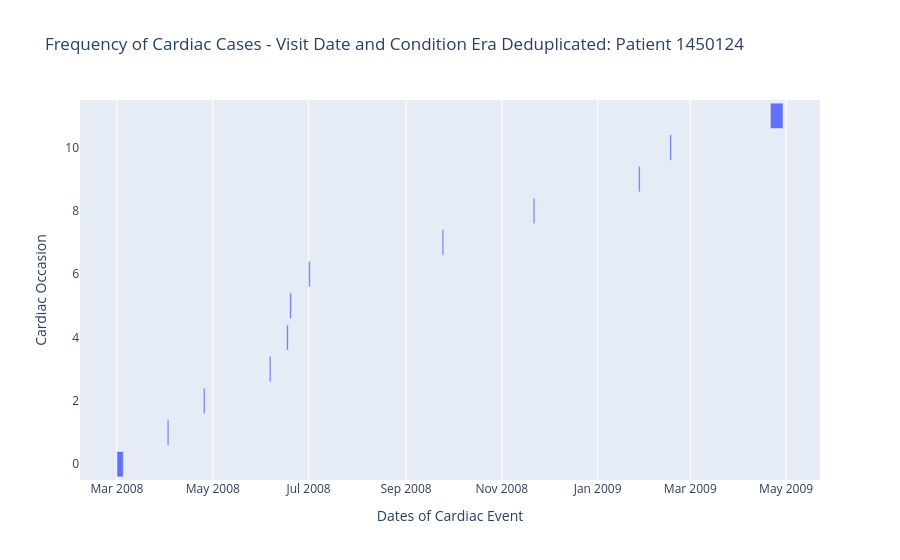

The cell this chart's notebook holds for it:
### Code cell
start = pd.to_datetime(most_cases['condition_start_date'])
## add one day, just so it shows up on the plot
end = pd.to_datetime(most_cases['condition_end_date'].apply(lambda x: x + datetime.timedelta(days=1)))

most_cases['start'] = start
most_cases['end'] = end

# px.timeline(most_cases, y = 'index', x_start='start', x_end = 'end', 
#             title="Frequency of Cardiac Cases - Visit Date and Condition Era Deduplicated: Patient 1450124")

fig = px.timeline(most_cases,
                  x_start="start", 
                  x_end="end", 
                  y="index", 
                 title="Frequency of Cardiac Cases - Visit Date and Condition Era Deduplicated: Patient 1450124")
                
fig.update_layout(yaxis_title="Cardiac Occasion") #to add a title to xaxis
fig.update_layout(xaxis_title="Dates of Cardiac Event") #to add a title to xaxis

### Figure 1 — Plotly figure (JSON) as saved in the notebook; plotly's stock layout.template omitted (floating-point values rounded to 4 significant figures)
{"data": [{"base": ["2008-03-01T00:00:00", "2008-04-02T00:00:00", "2008-04-25T00:00:00", "2008-06-06T00:00:00", "2008-06-17T00:00:00", "2008-06-19T00:00:00", "2008-07-01T00:00:00", "2008-09-24T00:00:00", "2008-11-21T00:00:00", "2009-01-27T00:00:00", "2009-02-16T00:00:00", "2009-04-21T00:00:00"], "hovertemplate": "start=%{base}<br>end=%{x}<br>index=%{y}<extra></extra>", "legendgroup": "", "marker": {"color": "#636efa", "pattern": {"shape": ""}}, "name": "", "orientation": "h", "showlegend": false, "textposition": "auto", "type": "bar", "x": [345600000, 86400000, 86400000, 86400000, 86400000, 86400000, 86400000, 86400000, 86400000, 86400000, 86400000, 691200000], "xaxis": "x", "y": [0, 1, 2, 3, 4, 5, 6, 7, 8, 9, 10, 11], "yaxis": "y"}], "layout": {"barmode": "overlay", "legend": {"tracegroupgap": 0}, "title": {"text": "Frequency of Cardiac Cases - Visit Date and Condition Era Deduplicated: Patient 1450124"}, "xaxis": {"anchor": "y", "domain": [0, 1], "title": {"text": "Dates of Cardiac Event"}, "type": "date"}, "yaxis": {"anchor": "x", "domain": [0, 1], "title": {"text": "Cardiac Occasion"}}}}
